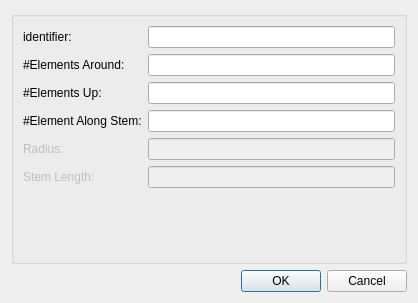
<?xml version="1.0" encoding="UTF-8"?>
<ui version="4.0">
 <class>ConfigureDialog</class>
 <widget class="QDialog" name="ConfigureDialog">
  <property name="geometry">
   <rect>
    <x>0</x>
    <y>0</y>
    <width>418</width>
    <height>303</height>
   </rect>
  </property>
  <property name="windowTitle">
   <string>ConfigureDialog</string>
  </property>
  <layout class="QGridLayout" name="gridLayout">
   <item row="0" column="0">
    <widget class="QGroupBox" name="configGroupBox">
     <property name="title">
      <string/>
     </property>
     <layout class="QFormLayout" name="formLayout">
      <property name="fieldGrowthPolicy">
       <enum>QFormLayout::AllNonFixedFieldsGrow</enum>
      </property>
      <item row="0" column="0">
       <widget class="QLabel" name="label0">
        <property name="text">
         <string>identifier:  </string>
        </property>
       </widget>
      </item>
      <item row="0" column="1">
       <widget class="QLineEdit" name="lineEdit0"/>
      </item>
      <item row="1" column="0">
       <widget class="QLabel" name="label">
        <property name="text">
         <string>#Elements Around:</string>
        </property>
       </widget>
      </item>
      <item row="1" column="1">
       <widget class="QLineEdit" name="elementsAroundLineEdit"/>
      </item>
      <item row="2" column="1">
       <widget class="QLineEdit" name="elementsUpLineEdit"/>
      </item>
      <item row="3" column="1">
       <widget class="QLineEdit" name="elementsAlongStemLineEdit"/>
      </item>
      <item row="4" column="1">
       <widget class="QLineEdit" name="radiusLineEdit">
        <property name="enabled">
         <bool>false</bool>
        </property>
       </widget>
      </item>
      <item row="5" column="1">
       <widget class="QLineEdit" name="stemLengthLineEdit">
        <property name="enabled">
         <bool>false</bool>
        </property>
       </widget>
      </item>
      <item row="2" column="0">
       <widget class="QLabel" name="label_2">
        <property name="text">
         <string>#Elements Up:</string>
        </property>
       </widget>
      </item>
      <item row="3" column="0">
       <widget class="QLabel" name="label_3">
        <property name="text">
         <string>#Element Along Stem:</string>
        </property>
       </widget>
      </item>
      <item row="4" column="0">
       <widget class="QLabel" name="label_4">
        <property name="enabled">
         <bool>false</bool>
        </property>
        <property name="text">
         <string>Radius:</string>
        </property>
       </widget>
      </item>
      <item row="5" column="0">
       <widget class="QLabel" name="label_5">
        <property name="enabled">
         <bool>false</bool>
        </property>
        <property name="text">
         <string>Stem Length:</string>
        </property>
       </widget>
      </item>
     </layout>
    </widget>
   </item>
   <item row="1" column="0">
    <widget class="QDialogButtonBox" name="buttonBox">
     <property name="orientation">
      <enum>Qt::Horizontal</enum>
     </property>
     <property name="standardButtons">
      <set>QDialogButtonBox::Cancel|QDialogButtonBox::Ok</set>
     </property>
    </widget>
   </item>
  </layout>
 </widget>
 <resources/>
 <connections>
  <connection>
   <sender>buttonBox</sender>
   <signal>accepted()</signal>
   <receiver>ConfigureDialog</receiver>
   <slot>accept()</slot>
   <hints>
    <hint type="sourcelabel">
     <x>248</x>
     <y>254</y>
    </hint>
    <hint type="destinationlabel">
     <x>157</x>
     <y>274</y>
    </hint>
   </hints>
  </connection>
  <connection>
   <sender>buttonBox</sender>
   <signal>rejected()</signal>
   <receiver>ConfigureDialog</receiver>
   <slot>reject()</slot>
   <hints>
    <hint type="sourcelabel">
     <x>316</x>
     <y>260</y>
    </hint>
    <hint type="destinationlabel">
     <x>286</x>
     <y>274</y>
    </hint>
   </hints>
  </connection>
 </connections>
</ui>
